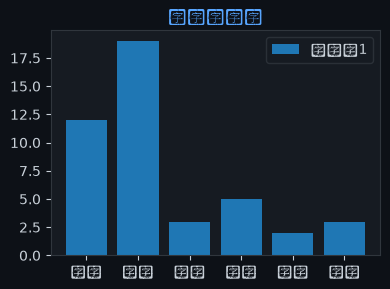

Generate this figure with Python:

import matplotlib
matplotlib.use('Agg')
import matplotlib.pyplot as plt
import json, base64, os

chart = json.loads('''{"chartType":"bar","title":{"literalString":"柱状图示例"},"labels":["一月","二月","三月","四月","五月","六月"],"datasets":[{"label":"数据集1","data":[12,19,3,5,2,3]}],"sizes":{"width":400,"height":300}}''')

fig, ax = plt.subplots(figsize=(400/100, 300/100))
fig.patch.set_facecolor('#0d1117')
ax.set_facecolor('#161b22')
ax.tick_params(colors='#c9d1d9')
ax.xaxis.label.set_color('#c9d1d9')
ax.yaxis.label.set_color('#c9d1d9')
ax.title.set_color('#58a6ff')
for spine in ax.spines.values(): spine.set_color('#30363d')

labels = ["一月","二月","三月","四月","五月","六月"]
datasets = [{"label":"数据集1","data":[12,19,3,5,2,3]}]
chartType = "bar"

if chartType == 'pie':
    wedges, texts, autotexts = ax.pie(datasets[0]['data'], labels=labels, autopct='%1.1f%%',
        colors=['#238636','#1f6feb','#d29922','#f85149','#a371f7','#3fb950'],
        textprops={'color':'#c9d1d9'})
else:
    for ds in datasets:
        color = ds.get('color', None)
        if chartType == 'bar':
            ax.bar(labels, ds['data'], label=ds['label'])
        elif chartType == 'line':
            ax.plot(labels, ds['data'], marker='o', label=ds['label'])
    ax.legend(facecolor='#161b22', edgecolor='#30363d', labelcolor='#c9d1d9')

ax.set_title(chart.get('title',{}).get('literalString',''), color='#58a6ff', fontsize=12)
plt.tight_layout()
plt.savefig("/Users/wisonzhu/projects/ag-ui-demo/.tmp/chart_zs3x8t.png", dpi=100, bbox_inches='tight', facecolor='#0d1117')
